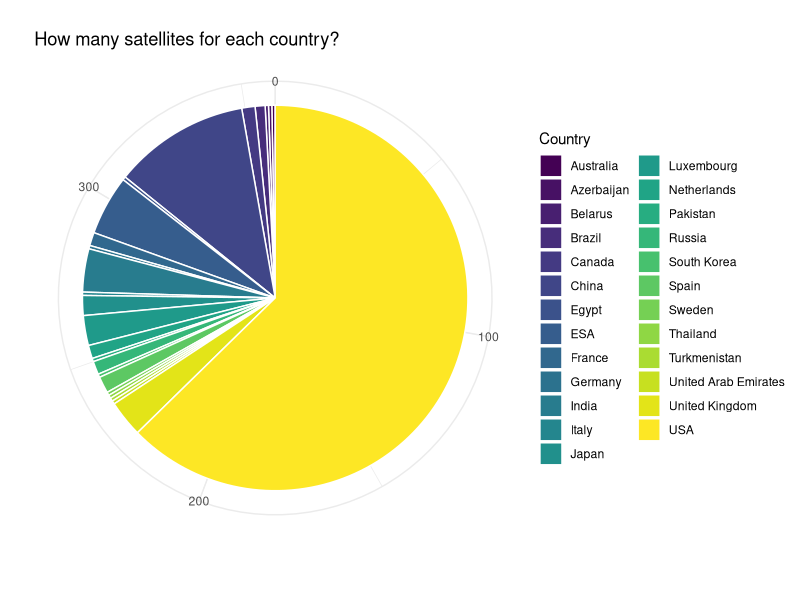
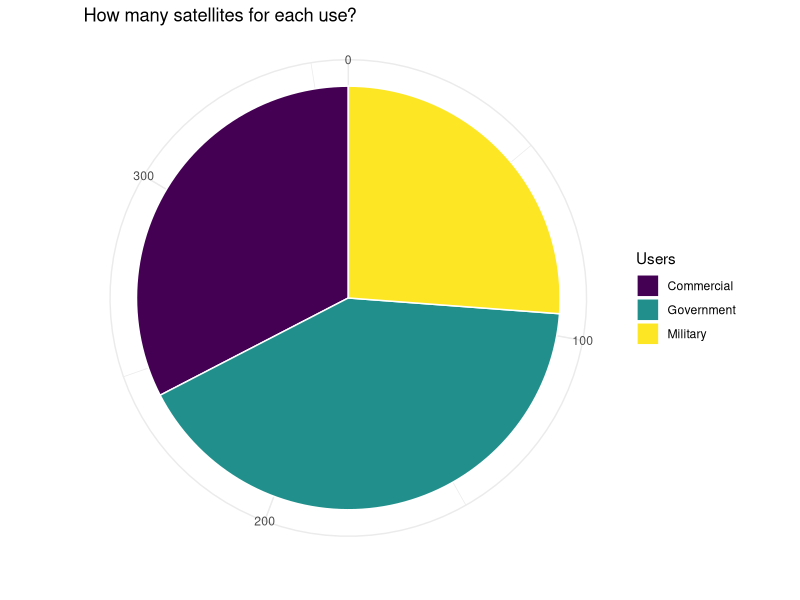
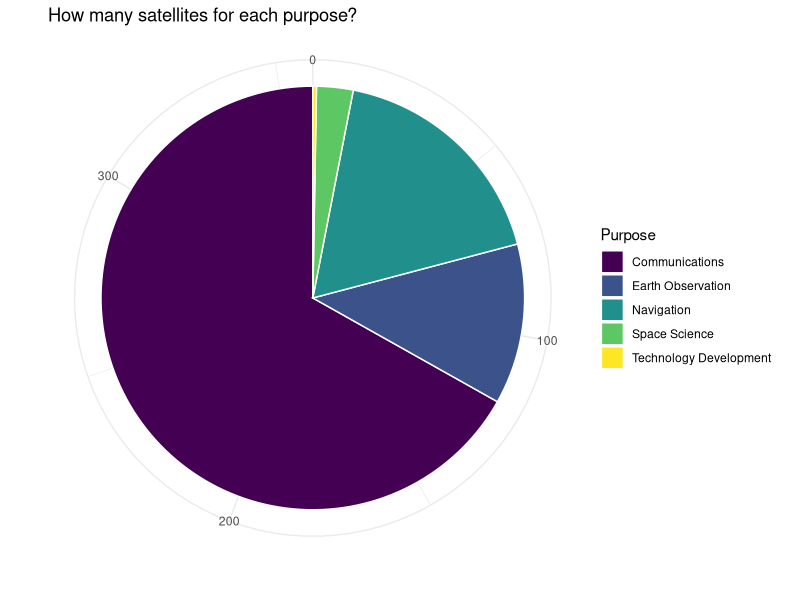
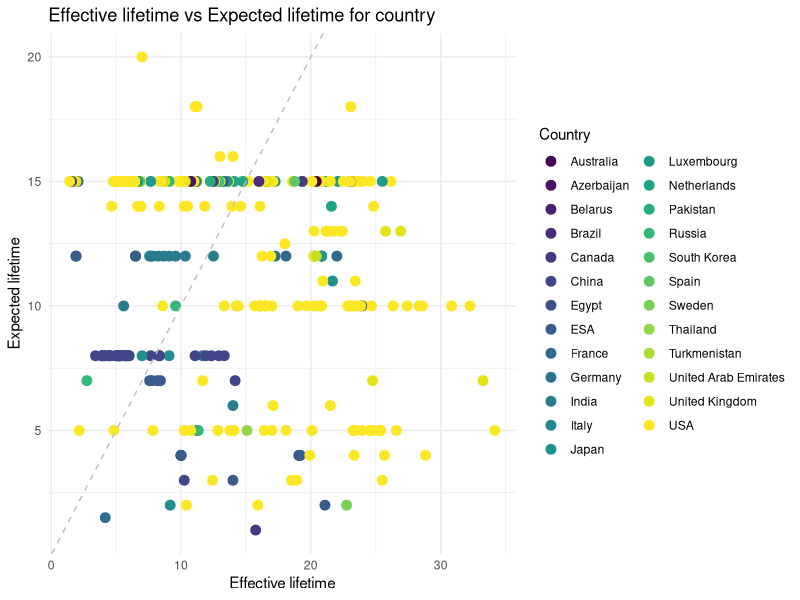

These figures' R source, in order: (Note: this script raises an error after producing the figures.)
library(readxl)
data <- read_excel("../Dataset/Data_Satellites.xlsx", col_names = TRUE)

# Per i grafici tolgo Multinational
Id <- data$Country!='Multinational'
data <- data[Id, ]

#install.packages("png")
library(png)

# Install required package for generating plot
install.packages("ggplot2")
library(ggplot2)

##### Grafico a torta per numero di satelliti in ogni paese 

Stati <- unique(data$Country)

Occorrenze <- table(data$Country)
df <- as.data.frame(Occorrenze)

ggplot(df, aes(x = "", y = Occorrenze, fill = Var1)) +
  geom_bar(stat = "identity", width = 1, color = "white") +
  coord_polar("y") +
  theme_minimal() +
  scale_fill_viridis_d()+
  labs(title = "How many satellites for each country?", fill = "Country", x = "", y = " ")


##### Grafico a torta per users
Occorrenze <- table(data$Users)
df <- as.data.frame(Occorrenze)

ggplot(df, aes(x = "", y = Occorrenze, fill = Var1)) +
  geom_bar(stat = "identity", width = 1, color = "white") +
  coord_polar("y") +
  theme_minimal() +
  scale_fill_viridis_d()+
  labs(title = "How many satellites for each use?", fill = 'Users', x = "", y = " ")

##### Grafico a torta per Purpose

Occorrenze <- table(data$Purpose)
df <- as.data.frame(Occorrenze)

ggplot(df, aes(x = "", y = Occorrenze, fill = Var1)) +
  geom_bar(stat = "identity", width = 1, color = "white") +
  coord_polar("y") +
  theme_minimal() +
  scale_fill_viridis_d()+
  labs(title = "How many satellites for each purpose?", fill = 'Purpose', x = "", y = " ")



############ Expected Life vs Effective life for country
x1 <- data$`Effective Lifetime`
y1 <- data$`Expected Lifetime`
Paesi <- data$Country

df <- data.frame(x1,y1,Paesi)

# Crea lo scatterplot
ggplot(df, aes(x = x1, y = y1, color = Paesi)) +
  geom_point(size = 3) +
  geom_abline(intercept = 0, slope = 1, linetype = "dashed", color = "gray") +
  scale_colour_viridis_d()+
  theme_minimal()+
  labs(title = "Effective lifetime vs Expected lifetime for country",
       x = "Effective lifetime",
       y = "Expected lifetime",
       color = "Country") 


############ Expected Life vs Effective life for Users
x1 <- data$`Effective Lifetime`
y1 <- data$`Expected Lifetime`
Users <- data$Users

df <- data.frame(x1,y1,Purpose)


# Crea lo scatterplot
ggplot(df, aes(x = x1, y = y1, shape = Users, color = Users)) +
  geom_point(size = 3) +
  geom_abline(intercept = 0, slope = 1, linetype = "dashed", color = "gray") +
  scale_colour_viridis_d()+
  theme_minimal()+
  labs(title = "Effective lifetime vs Expected lifetime for users",
       x = "Effective lifetime",
       y = "Expected lifetime") 


############ Expected Life vs Effective life for Purpose
x1 <- data$`Effective Lifetime`
y1 <- data$`Expected Lifetime`
Purpose <- data$Purpose

df <- data.frame(x1,y1,Purpose)


# Crea lo scatterplot
ggplot(df, aes(x = x1, y = y1, shape = Purpose, color = Purpose)) +
  geom_point(size = 3) +
  geom_abline(intercept = 0, slope = 1, linetype = "dashed", color = "gray") +
  scale_colour_viridis_d()+
  theme_minimal()+
  labs(title = "Effective lifetime vs Expected lifetime for purpose",
       x = "Effective lifetime",
       y = "Expected lifetime") 


###### per salvare immagine

# Save plot as PNG image
png(filename = "GraficoEsempio.png",
    width = 800,
    height = 600,
    units = "px",
    pointsize = 12,
    bg = "white")
print(plot)
dev.off()


######################## satelliti con cartina mondo

df <- as.data.frame(Occorrenze)

# Unisci i dati geografici con le occorrenze
world_map <- map_data("world")
merged_data <- merge(world_map, df, by.x = "region", by.y = "Var1", all.x = TRUE)
merged_data <- merged_data[,c(1:5,7)]



# Crea il ggplot con geo_map
ggplot() +
  geom_map(data = df, map = world_map, aes(map_id = Var1, fill = Freq),
           color = "white", size = 0.5) +
  geom_map(data = world_map, map = world_map, aes(map_id = region),
           color = "black", size = 0.5, fill = NA) +
  expand_limits(x = world_map$long, y = world_map$lat) +
  scale_fill_gradient(low = "lightblue", high = "darkblue", name = "Satellites") +
  theme_minimal() +
  labs(title = "Where are the satellites in our dataset?")

